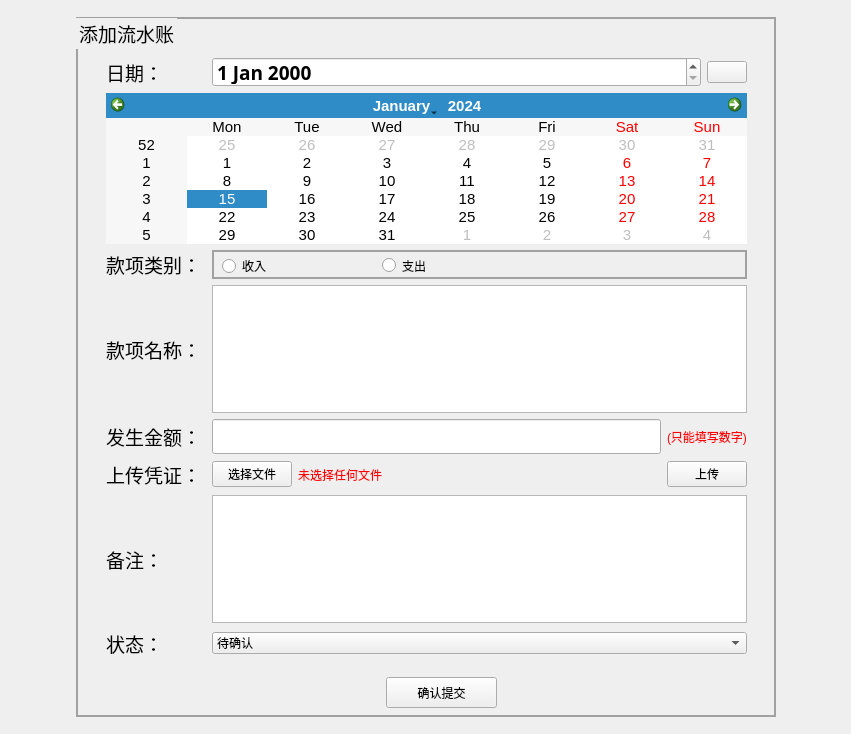
<?xml version="1.0" encoding="UTF-8"?>
<ui version="4.0">
 <class>TianJiaLiuShuiZhang</class>
 <widget class="QWidget" name="TianJiaLiuShuiZhang">
  <property name="geometry">
   <rect>
    <x>0</x>
    <y>0</y>
    <width>851</width>
    <height>734</height>
   </rect>
  </property>
  <property name="windowTitle">
   <string>Form</string>
  </property>
  <property name="styleSheet">
   <string notr="true"/>
  </property>
  <layout class="QGridLayout" name="gridLayout">
   <item row="0" column="0">
    <layout class="QHBoxLayout" name="horizontalLayout">
     <item>
      <spacer name="horizontalSpacer">
       <property name="orientation">
        <enum>Qt::Horizontal</enum>
       </property>
       <property name="sizeHint" stdset="0">
        <size>
         <width>40</width>
         <height>20</height>
        </size>
       </property>
      </spacer>
     </item>
     <item>
      <layout class="QVBoxLayout" name="verticalLayout">
       <item>
        <spacer name="verticalSpacer">
         <property name="orientation">
          <enum>Qt::Vertical</enum>
         </property>
         <property name="sizeHint" stdset="0">
          <size>
           <width>20</width>
           <height>40</height>
          </size>
         </property>
        </spacer>
       </item>
       <item>
        <widget class="QGroupBox" name="groupBox">
         <property name="sizePolicy">
          <sizepolicy hsizetype="Expanding" vsizetype="Expanding">
           <horstretch>0</horstretch>
           <verstretch>0</verstretch>
          </sizepolicy>
         </property>
         <property name="minimumSize">
          <size>
           <width>700</width>
           <height>700</height>
          </size>
         </property>
         <property name="font">
          <font>
           <family>Arial</family>
           <pointsize>14</pointsize>
          </font>
         </property>
         <property name="styleSheet">
          <string notr="true">QGroupBox{border:2px solid #a1a1a1;}</string>
         </property>
         <property name="title">
          <string>添加流水账</string>
         </property>
         <widget class="QPushButton" name="pushButton_3">
          <property name="geometry">
           <rect>
            <x>310</x>
            <y>660</y>
            <width>111</width>
            <height>31</height>
           </rect>
          </property>
          <property name="styleSheet">
           <string notr="true">QPushButton:hover{background-color:gray;}</string>
          </property>
          <property name="text">
           <string>确认提交</string>
          </property>
          <property name="autoDefault">
           <bool>false</bool>
          </property>
          <property name="default">
           <bool>false</bool>
          </property>
         </widget>
         <widget class="QWidget" name="layoutWidget">
          <property name="geometry">
           <rect>
            <x>30</x>
            <y>40</y>
            <width>641</width>
            <height>601</height>
           </rect>
          </property>
          <layout class="QVBoxLayout" name="verticalLayout_2">
           <item>
            <layout class="QHBoxLayout" name="horizontalLayout_2">
             <item>
              <widget class="QLabel" name="label">
               <property name="minimumSize">
                <size>
                 <width>100</width>
                 <height>0</height>
                </size>
               </property>
               <property name="font">
                <font>
                 <family>Andalus</family>
                 <pointsize>14</pointsize>
                </font>
               </property>
               <property name="text">
                <string>日期：</string>
               </property>
               <property name="alignment">
                <set>Qt::AlignLeading|Qt::AlignLeft|Qt::AlignVCenter</set>
               </property>
              </widget>
             </item>
             <item>
              <widget class="QDateEdit" name="dateEdit">
               <property name="sizePolicy">
                <sizepolicy hsizetype="Expanding" vsizetype="Fixed">
                 <horstretch>0</horstretch>
                 <verstretch>0</verstretch>
                </sizepolicy>
               </property>
               <property name="minimumSize">
                <size>
                 <width>0</width>
                 <height>30</height>
                </size>
               </property>
               <property name="font">
                <font>
                 <family>Aharoni</family>
                 <pointsize>14</pointsize>
                 <weight>75</weight>
                 <bold>true</bold>
                </font>
               </property>
              </widget>
             </item>
             <item>
              <widget class="QPushButton" name="pushButton_4">
               <property name="styleSheet">
                <string notr="true"/>
               </property>
               <property name="text">
                <string/>
               </property>
               <property name="icon">
                <iconset resource="image.qrc">
                 <normaloff>:/image/image/sanjiaoxing.png</normaloff>:/image/image/sanjiaoxing.png</iconset>
               </property>
              </widget>
             </item>
            </layout>
           </item>
           <item>
            <widget class="QCalendarWidget" name="calendarWidget">
             <property name="font">
              <font>
               <pointsize>11</pointsize>
              </font>
             </property>
             <property name="styleSheet">
              <string notr="true"/>
             </property>
            </widget>
           </item>
           <item>
            <layout class="QHBoxLayout" name="horizontalLayout_3">
             <item>
              <widget class="QLabel" name="label_2">
               <property name="minimumSize">
                <size>
                 <width>100</width>
                 <height>0</height>
                </size>
               </property>
               <property name="font">
                <font>
                 <family>Andalus</family>
                 <pointsize>14</pointsize>
                </font>
               </property>
               <property name="text">
                <string>款项类别：</string>
               </property>
               <property name="alignment">
                <set>Qt::AlignLeading|Qt::AlignLeft|Qt::AlignVCenter</set>
               </property>
              </widget>
             </item>
             <item>
              <widget class="QGroupBox" name="groupBox_2">
               <property name="sizePolicy">
                <sizepolicy hsizetype="Expanding" vsizetype="Preferred">
                 <horstretch>0</horstretch>
                 <verstretch>0</verstretch>
                </sizepolicy>
               </property>
               <property name="minimumSize">
                <size>
                 <width>50</width>
                 <height>0</height>
                </size>
               </property>
               <property name="title">
                <string/>
               </property>
               <widget class="QRadioButton" name="radioButton_sr">
                <property name="geometry">
                 <rect>
                  <x>10</x>
                  <y>6</y>
                  <width>89</width>
                  <height>20</height>
                 </rect>
                </property>
                <property name="text">
                 <string>收入</string>
                </property>
               </widget>
               <widget class="QRadioButton" name="radioButton_zc">
                <property name="geometry">
                 <rect>
                  <x>170</x>
                  <y>5</y>
                  <width>89</width>
                  <height>21</height>
                 </rect>
                </property>
                <property name="text">
                 <string>支出</string>
                </property>
               </widget>
              </widget>
             </item>
            </layout>
           </item>
           <item>
            <layout class="QHBoxLayout" name="horizontalLayout_4">
             <item>
              <widget class="QLabel" name="label_3">
               <property name="minimumSize">
                <size>
                 <width>100</width>
                 <height>0</height>
                </size>
               </property>
               <property name="font">
                <font>
                 <family>Andalus</family>
                 <pointsize>14</pointsize>
                </font>
               </property>
               <property name="text">
                <string>款项名称：</string>
               </property>
               <property name="alignment">
                <set>Qt::AlignLeading|Qt::AlignLeft|Qt::AlignVCenter</set>
               </property>
              </widget>
             </item>
             <item>
              <widget class="QTextEdit" name="KuangXiangName"/>
             </item>
            </layout>
           </item>
           <item>
            <layout class="QHBoxLayout" name="horizontalLayout_5">
             <item>
              <widget class="QLabel" name="label_4">
               <property name="minimumSize">
                <size>
                 <width>100</width>
                 <height>0</height>
                </size>
               </property>
               <property name="font">
                <font>
                 <family>Andalus</family>
                 <pointsize>14</pointsize>
                </font>
               </property>
               <property name="text">
                <string>发生金额：</string>
               </property>
               <property name="alignment">
                <set>Qt::AlignLeading|Qt::AlignLeft|Qt::AlignVCenter</set>
               </property>
              </widget>
             </item>
             <item>
              <widget class="QLineEdit" name="lineEdit_money">
               <property name="font">
                <font>
                 <family>BatangChe</family>
                 <pointsize>14</pointsize>
                 <weight>50</weight>
                 <bold>false</bold>
                </font>
               </property>
              </widget>
             </item>
             <item>
              <widget class="QLabel" name="label_5">
               <property name="palette">
                <palette>
                 <active>
                  <colorrole role="WindowText">
                   <brush brushstyle="SolidPattern">
                    <color alpha="255">
                     <red>255</red>
                     <green>0</green>
                     <blue>0</blue>
                    </color>
                   </brush>
                  </colorrole>
                  <colorrole role="Button">
                   <brush brushstyle="SolidPattern">
                    <color alpha="255">
                     <red>235</red>
                     <green>235</green>
                     <blue>235</blue>
                    </color>
                   </brush>
                  </colorrole>
                  <colorrole role="Light">
                   <brush brushstyle="SolidPattern">
                    <color alpha="255">
                     <red>255</red>
                     <green>127</green>
                     <blue>127</blue>
                    </color>
                   </brush>
                  </colorrole>
                  <colorrole role="Midlight">
                   <brush brushstyle="SolidPattern">
                    <color alpha="255">
                     <red>255</red>
                     <green>63</green>
                     <blue>63</blue>
                    </color>
                   </brush>
                  </colorrole>
                  <colorrole role="Dark">
                   <brush brushstyle="SolidPattern">
                    <color alpha="255">
                     <red>127</red>
                     <green>0</green>
                     <blue>0</blue>
                    </color>
                   </brush>
                  </colorrole>
                  <colorrole role="Mid">
                   <brush brushstyle="SolidPattern">
                    <color alpha="255">
                     <red>170</red>
                     <green>0</green>
                     <blue>0</blue>
                    </color>
                   </brush>
                  </colorrole>
                  <colorrole role="Text">
                   <brush brushstyle="SolidPattern">
                    <color alpha="255">
                     <red>0</red>
                     <green>0</green>
                     <blue>0</blue>
                    </color>
                   </brush>
                  </colorrole>
                  <colorrole role="BrightText">
                   <brush brushstyle="SolidPattern">
                    <color alpha="255">
                     <red>255</red>
                     <green>255</green>
                     <blue>255</blue>
                    </color>
                   </brush>
                  </colorrole>
                  <colorrole role="ButtonText">
                   <brush brushstyle="SolidPattern">
                    <color alpha="255">
                     <red>0</red>
                     <green>0</green>
                     <blue>0</blue>
                    </color>
                   </brush>
                  </colorrole>
                  <colorrole role="Base">
                   <brush brushstyle="SolidPattern">
                    <color alpha="255">
                     <red>235</red>
                     <green>235</green>
                     <blue>235</blue>
                    </color>
                   </brush>
                  </colorrole>
                  <colorrole role="Window">
                   <brush brushstyle="SolidPattern">
                    <color alpha="255">
                     <red>235</red>
                     <green>235</green>
                     <blue>235</blue>
                    </color>
                   </brush>
                  </colorrole>
                  <colorrole role="Shadow">
                   <brush brushstyle="SolidPattern">
                    <color alpha="255">
                     <red>0</red>
                     <green>0</green>
                     <blue>0</blue>
                    </color>
                   </brush>
                  </colorrole>
                  <colorrole role="AlternateBase">
                   <brush brushstyle="SolidPattern">
                    <color alpha="255">
                     <red>255</red>
                     <green>127</green>
                     <blue>127</blue>
                    </color>
                   </brush>
                  </colorrole>
                  <colorrole role="ToolTipBase">
                   <brush brushstyle="SolidPattern">
                    <color alpha="255">
                     <red>255</red>
                     <green>255</green>
                     <blue>220</blue>
                    </color>
                   </brush>
                  </colorrole>
                  <colorrole role="ToolTipText">
                   <brush brushstyle="SolidPattern">
                    <color alpha="255">
                     <red>0</red>
                     <green>0</green>
                     <blue>0</blue>
                    </color>
                   </brush>
                  </colorrole>
                 </active>
                 <inactive>
                  <colorrole role="WindowText">
                   <brush brushstyle="SolidPattern">
                    <color alpha="255">
                     <red>255</red>
                     <green>0</green>
                     <blue>0</blue>
                    </color>
                   </brush>
                  </colorrole>
                  <colorrole role="Button">
                   <brush brushstyle="SolidPattern">
                    <color alpha="255">
                     <red>235</red>
                     <green>235</green>
                     <blue>235</blue>
                    </color>
                   </brush>
                  </colorrole>
                  <colorrole role="Light">
                   <brush brushstyle="SolidPattern">
                    <color alpha="255">
                     <red>255</red>
                     <green>127</green>
                     <blue>127</blue>
                    </color>
                   </brush>
                  </colorrole>
                  <colorrole role="Midlight">
                   <brush brushstyle="SolidPattern">
                    <color alpha="255">
                     <red>255</red>
                     <green>63</green>
                     <blue>63</blue>
                    </color>
                   </brush>
                  </colorrole>
                  <colorrole role="Dark">
                   <brush brushstyle="SolidPattern">
                    <color alpha="255">
                     <red>127</red>
                     <green>0</green>
                     <blue>0</blue>
                    </color>
                   </brush>
                  </colorrole>
                  <colorrole role="Mid">
                   <brush brushstyle="SolidPattern">
                    <color alpha="255">
                     <red>170</red>
                     <green>0</green>
                     <blue>0</blue>
                    </color>
                   </brush>
                  </colorrole>
                  <colorrole role="Text">
                   <brush brushstyle="SolidPattern">
                    <color alpha="255">
                     <red>0</red>
                     <green>0</green>
                     <blue>0</blue>
                    </color>
                   </brush>
                  </colorrole>
                  <colorrole role="BrightText">
                   <brush brushstyle="SolidPattern">
                    <color alpha="255">
                     <red>255</red>
                     <green>255</green>
                     <blue>255</blue>
                    </color>
                   </brush>
                  </colorrole>
                  <colorrole role="ButtonText">
                   <brush brushstyle="SolidPattern">
                    <color alpha="255">
                     <red>0</red>
                     <green>0</green>
                     <blue>0</blue>
                    </color>
                   </brush>
                  </colorrole>
                  <colorrole role="Base">
                   <brush brushstyle="SolidPattern">
                    <color alpha="255">
                     <red>235</red>
                     <green>235</green>
                     <blue>235</blue>
                    </color>
                   </brush>
                  </colorrole>
                  <colorrole role="Window">
                   <brush brushstyle="SolidPattern">
                    <color alpha="255">
                     <red>235</red>
                     <green>235</green>
                     <blue>235</blue>
                    </color>
                   </brush>
                  </colorrole>
                  <colorrole role="Shadow">
                   <brush brushstyle="SolidPattern">
                    <color alpha="255">
                     <red>0</red>
                     <green>0</green>
                     <blue>0</blue>
                    </color>
                   </brush>
                  </colorrole>
                  <colorrole role="AlternateBase">
                   <brush brushstyle="SolidPattern">
                    <color alpha="255">
                     <red>255</red>
                     <green>127</green>
                     <blue>127</blue>
                    </color>
                   </brush>
                  </colorrole>
                  <colorrole role="ToolTipBase">
                   <brush brushstyle="SolidPattern">
                    <color alpha="255">
                     <red>255</red>
                     <green>255</green>
                     <blue>220</blue>
                    </color>
                   </brush>
                  </colorrole>
                  <colorrole role="ToolTipText">
                   <brush brushstyle="SolidPattern">
                    <color alpha="255">
                     <red>0</red>
                     <green>0</green>
                     <blue>0</blue>
                    </color>
                   </brush>
                  </colorrole>
                 </inactive>
                 <disabled>
                  <colorrole role="WindowText">
                   <brush brushstyle="SolidPattern">
                    <color alpha="255">
                     <red>127</red>
                     <green>0</green>
                     <blue>0</blue>
                    </color>
                   </brush>
                  </colorrole>
                  <colorrole role="Button">
                   <brush brushstyle="SolidPattern">
                    <color alpha="255">
                     <red>235</red>
                     <green>235</green>
                     <blue>235</blue>
                    </color>
                   </brush>
                  </colorrole>
                  <colorrole role="Light">
                   <brush brushstyle="SolidPattern">
                    <color alpha="255">
                     <red>255</red>
                     <green>127</green>
                     <blue>127</blue>
                    </color>
                   </brush>
                  </colorrole>
                  <colorrole role="Midlight">
                   <brush brushstyle="SolidPattern">
                    <color alpha="255">
                     <red>255</red>
                     <green>63</green>
                     <blue>63</blue>
                    </color>
                   </brush>
                  </colorrole>
                  <colorrole role="Dark">
                   <brush brushstyle="SolidPattern">
                    <color alpha="255">
                     <red>127</red>
                     <green>0</green>
                     <blue>0</blue>
                    </color>
                   </brush>
                  </colorrole>
                  <colorrole role="Mid">
                   <brush brushstyle="SolidPattern">
                    <color alpha="255">
                     <red>170</red>
                     <green>0</green>
                     <blue>0</blue>
                    </color>
                   </brush>
                  </colorrole>
                  <colorrole role="Text">
                   <brush brushstyle="SolidPattern">
                    <color alpha="255">
                     <red>127</red>
                     <green>0</green>
                     <blue>0</blue>
                    </color>
                   </brush>
                  </colorrole>
                  <colorrole role="BrightText">
                   <brush brushstyle="SolidPattern">
                    <color alpha="255">
                     <red>255</red>
                     <green>255</green>
                     <blue>255</blue>
                    </color>
                   </brush>
                  </colorrole>
                  <colorrole role="ButtonText">
                   <brush brushstyle="SolidPattern">
                    <color alpha="255">
                     <red>127</red>
                     <green>0</green>
                     <blue>0</blue>
                    </color>
                   </brush>
                  </colorrole>
                  <colorrole role="Base">
                   <brush brushstyle="SolidPattern">
                    <color alpha="255">
                     <red>235</red>
                     <green>235</green>
                     <blue>235</blue>
                    </color>
                   </brush>
                  </colorrole>
                  <colorrole role="Window">
                   <brush brushstyle="SolidPattern">
                    <color alpha="255">
                     <red>235</red>
                     <green>235</green>
                     <blue>235</blue>
                    </color>
                   </brush>
                  </colorrole>
                  <colorrole role="Shadow">
                   <brush brushstyle="SolidPattern">
                    <color alpha="255">
                     <red>0</red>
                     <green>0</green>
                     <blue>0</blue>
                    </color>
                   </brush>
                  </colorrole>
                  <colorrole role="AlternateBase">
                   <brush brushstyle="SolidPattern">
                    <color alpha="255">
                     <red>255</red>
                     <green>0</green>
                     <blue>0</blue>
                    </color>
                   </brush>
                  </colorrole>
                  <colorrole role="ToolTipBase">
                   <brush brushstyle="SolidPattern">
                    <color alpha="255">
                     <red>255</red>
                     <green>255</green>
                     <blue>220</blue>
                    </color>
                   </brush>
                  </colorrole>
                  <colorrole role="ToolTipText">
                   <brush brushstyle="SolidPattern">
                    <color alpha="255">
                     <red>0</red>
                     <green>0</green>
                     <blue>0</blue>
                    </color>
                   </brush>
                  </colorrole>
                 </disabled>
                </palette>
               </property>
               <property name="text">
                <string>(只能填写数字)</string>
               </property>
              </widget>
             </item>
            </layout>
           </item>
           <item>
            <layout class="QHBoxLayout" name="horizontalLayout_6">
             <item>
              <widget class="QLabel" name="label_6">
               <property name="minimumSize">
                <size>
                 <width>100</width>
                 <height>0</height>
                </size>
               </property>
               <property name="font">
                <font>
                 <family>Andalus</family>
                 <pointsize>14</pointsize>
                </font>
               </property>
               <property name="text">
                <string>上传凭证：</string>
               </property>
               <property name="alignment">
                <set>Qt::AlignLeading|Qt::AlignLeft|Qt::AlignVCenter</set>
               </property>
              </widget>
             </item>
             <item>
              <widget class="QPushButton" name="pushButton">
               <property name="text">
                <string>选择文件</string>
               </property>
              </widget>
             </item>
             <item>
              <widget class="QLabel" name="label_fileName">
               <property name="sizePolicy">
                <sizepolicy hsizetype="Expanding" vsizetype="Expanding">
                 <horstretch>0</horstretch>
                 <verstretch>0</verstretch>
                </sizepolicy>
               </property>
               <property name="palette">
                <palette>
                 <active>
                  <colorrole role="WindowText">
                   <brush brushstyle="SolidPattern">
                    <color alpha="255">
                     <red>255</red>
                     <green>0</green>
                     <blue>0</blue>
                    </color>
                   </brush>
                  </colorrole>
                  <colorrole role="Button">
                   <brush brushstyle="SolidPattern">
                    <color alpha="255">
                     <red>235</red>
                     <green>235</green>
                     <blue>235</blue>
                    </color>
                   </brush>
                  </colorrole>
                  <colorrole role="Base">
                   <brush brushstyle="SolidPattern">
                    <color alpha="255">
                     <red>235</red>
                     <green>235</green>
                     <blue>235</blue>
                    </color>
                   </brush>
                  </colorrole>
                  <colorrole role="Window">
                   <brush brushstyle="SolidPattern">
                    <color alpha="255">
                     <red>235</red>
                     <green>235</green>
                     <blue>235</blue>
                    </color>
                   </brush>
                  </colorrole>
                 </active>
                 <inactive>
                  <colorrole role="WindowText">
                   <brush brushstyle="SolidPattern">
                    <color alpha="255">
                     <red>255</red>
                     <green>0</green>
                     <blue>0</blue>
                    </color>
                   </brush>
                  </colorrole>
                  <colorrole role="Button">
                   <brush brushstyle="SolidPattern">
                    <color alpha="255">
                     <red>235</red>
                     <green>235</green>
                     <blue>235</blue>
                    </color>
                   </brush>
                  </colorrole>
                  <colorrole role="Base">
                   <brush brushstyle="SolidPattern">
                    <color alpha="255">
                     <red>235</red>
                     <green>235</green>
                     <blue>235</blue>
                    </color>
                   </brush>
                  </colorrole>
                  <colorrole role="Window">
                   <brush brushstyle="SolidPattern">
                    <color alpha="255">
                     <red>235</red>
                     <green>235</green>
                     <blue>235</blue>
                    </color>
                   </brush>
                  </colorrole>
                 </inactive>
                 <disabled>
                  <colorrole role="WindowText">
                   <brush brushstyle="SolidPattern">
                    <color alpha="255">
                     <red>120</red>
                     <green>120</green>
                     <blue>120</blue>
                    </color>
                   </brush>
                  </colorrole>
                  <colorrole role="Button">
                   <brush brushstyle="SolidPattern">
                    <color alpha="255">
                     <red>235</red>
                     <green>235</green>
                     <blue>235</blue>
                    </color>
                   </brush>
                  </colorrole>
                  <colorrole role="Base">
                   <brush brushstyle="SolidPattern">
                    <color alpha="255">
                     <red>235</red>
                     <green>235</green>
                     <blue>235</blue>
                    </color>
                   </brush>
                  </colorrole>
                  <colorrole role="Window">
                   <brush brushstyle="SolidPattern">
                    <color alpha="255">
                     <red>235</red>
                     <green>235</green>
                     <blue>235</blue>
                    </color>
                   </brush>
                  </colorrole>
                 </disabled>
                </palette>
               </property>
               <property name="text">
                <string>未选择任何文件</string>
               </property>
              </widget>
             </item>
             <item>
              <widget class="QPushButton" name="pushButton_2">
               <property name="text">
                <string>上传</string>
               </property>
              </widget>
             </item>
            </layout>
           </item>
           <item>
            <layout class="QHBoxLayout" name="horizontalLayout_7">
             <item>
              <widget class="QLabel" name="label_8">
               <property name="minimumSize">
                <size>
                 <width>100</width>
                 <height>0</height>
                </size>
               </property>
               <property name="font">
                <font>
                 <family>Andalus</family>
                 <pointsize>14</pointsize>
                </font>
               </property>
               <property name="text">
                <string>备注：</string>
               </property>
               <property name="alignment">
                <set>Qt::AlignLeading|Qt::AlignLeft|Qt::AlignVCenter</set>
               </property>
              </widget>
             </item>
             <item>
              <widget class="QTextEdit" name="BeiZhu"/>
             </item>
            </layout>
           </item>
           <item>
            <layout class="QHBoxLayout" name="horizontalLayout_8">
             <item>
              <widget class="QLabel" name="label_9">
               <property name="minimumSize">
                <size>
                 <width>100</width>
                 <height>0</height>
                </size>
               </property>
               <property name="font">
                <font>
                 <family>Andalus</family>
                 <pointsize>14</pointsize>
                </font>
               </property>
               <property name="text">
                <string>状态：</string>
               </property>
               <property name="alignment">
                <set>Qt::AlignLeading|Qt::AlignLeft|Qt::AlignVCenter</set>
               </property>
              </widget>
             </item>
             <item>
              <widget class="QComboBox" name="status">
               <property name="sizePolicy">
                <sizepolicy hsizetype="Expanding" vsizetype="Fixed">
                 <horstretch>0</horstretch>
                 <verstretch>0</verstretch>
                </sizepolicy>
               </property>
               <item>
                <property name="text">
                 <string>待确认</string>
                </property>
               </item>
              </widget>
             </item>
            </layout>
           </item>
          </layout>
         </widget>
        </widget>
       </item>
       <item>
        <spacer name="verticalSpacer_2">
         <property name="orientation">
          <enum>Qt::Vertical</enum>
         </property>
         <property name="sizeHint" stdset="0">
          <size>
           <width>20</width>
           <height>40</height>
          </size>
         </property>
        </spacer>
       </item>
      </layout>
     </item>
     <item>
      <spacer name="horizontalSpacer_2">
       <property name="orientation">
        <enum>Qt::Horizontal</enum>
       </property>
       <property name="sizeHint" stdset="0">
        <size>
         <width>40</width>
         <height>20</height>
        </size>
       </property>
      </spacer>
     </item>
    </layout>
   </item>
  </layout>
 </widget>
 <resources>
  <include location="image.qrc"/>
 </resources>
 <connections>
  <connection>
   <sender>pushButton_4</sender>
   <signal>clicked()</signal>
   <receiver>TianJiaLiuShuiZhang</receiver>
   <slot>Showcalendar()</slot>
   <hints>
    <hint type="sourcelabel">
     <x>744</x>
     <y>85</y>
    </hint>
    <hint type="destinationlabel">
     <x>366</x>
     <y>15</y>
    </hint>
   </hints>
  </connection>
  <connection>
   <sender>pushButton</sender>
   <signal>clicked()</signal>
   <receiver>TianJiaLiuShuiZhang</receiver>
   <slot>SelectFile()</slot>
   <hints>
    <hint type="sourcelabel">
     <x>288</x>
     <y>507</y>
    </hint>
    <hint type="destinationlabel">
     <x>615</x>
     <y>309</y>
    </hint>
   </hints>
  </connection>
  <connection>
   <sender>pushButton_3</sender>
   <signal>clicked()</signal>
   <receiver>TianJiaLiuShuiZhang</receiver>
   <slot>MysqlAddLiuShuiZhang()</slot>
   <hints>
    <hint type="sourcelabel">
     <x>496</x>
     <y>677</y>
    </hint>
    <hint type="destinationlabel">
     <x>5</x>
     <y>637</y>
    </hint>
   </hints>
  </connection>
  <connection>
   <sender>pushButton_2</sender>
   <signal>clicked()</signal>
   <receiver>TianJiaLiuShuiZhang</receiver>
   <slot>UploadPingZheng()</slot>
   <hints>
    <hint type="sourcelabel">
     <x>705</x>
     <y>496</y>
    </hint>
    <hint type="destinationlabel">
     <x>850</x>
     <y>550</y>
    </hint>
   </hints>
  </connection>
 </connections>
 <slots>
  <slot>Showcalendar()</slot>
  <slot>SelectFile()</slot>
  <slot>MysqlAddLiuShuiZhang()</slot>
  <slot>UploadPingZheng()</slot>
 </slots>
</ui>
